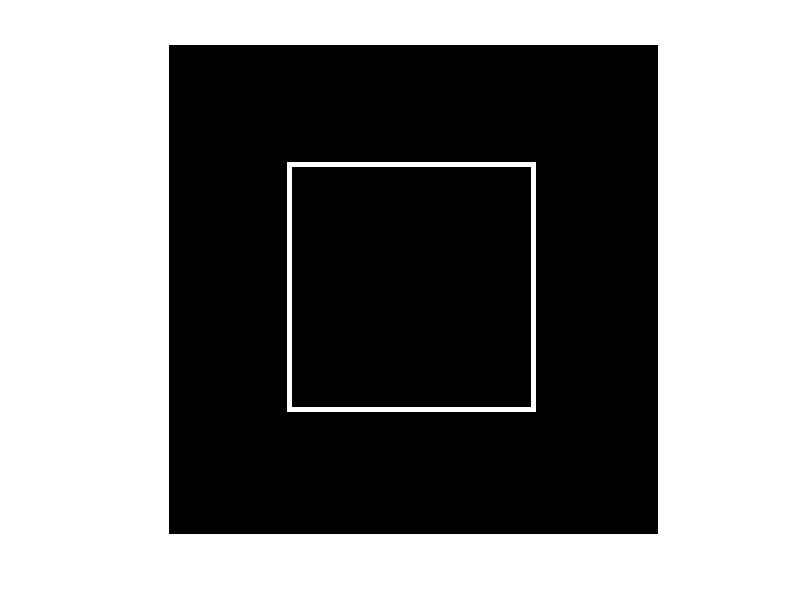
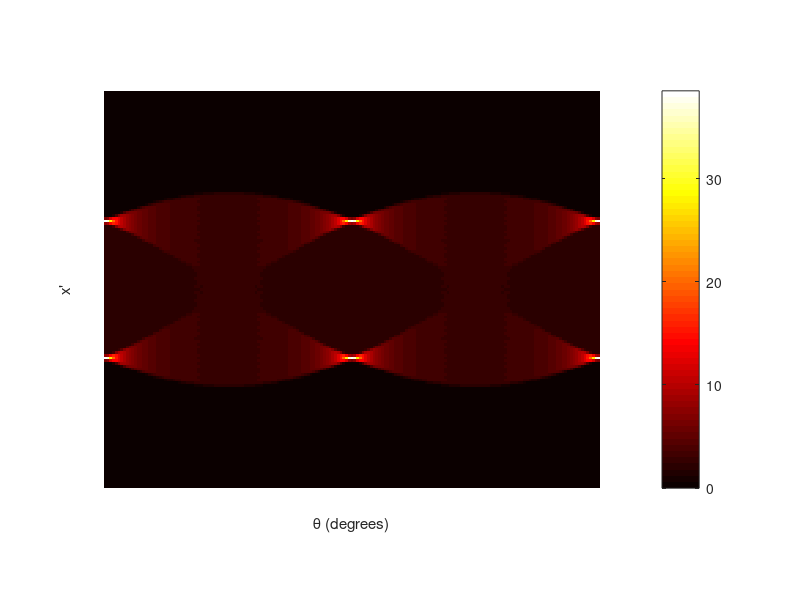

These figures' MATLAB source, in order:
I = zeros(100,100);
I(25:75, 25:75) = 1;

%I2 = zeros(100,100);
I(26:74, 26:74) = 0;

figure, imshow(I,[])
%Calculate the Radon transform.

theta = 0:180;
[R,xp] = radon(I,theta);
%Display the transform.

figure;imshow(R,[],'Xdata',theta,'Ydata',xp,'InitialMagnification','fit')
xlabel('\theta (degrees)')
ylabel('x''')
colormap(gca,hot), colorbar